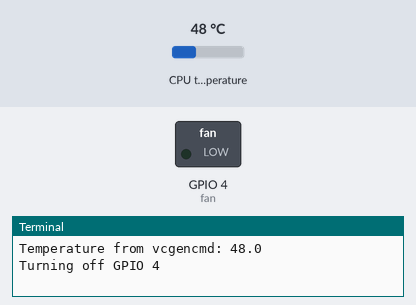
Recording of a program running on a simulated Raspberry Pi (BCM pin numbers). Shown: switched loads named in the program (green lamp = pin HIGH), the last lines printed to the terminal. The test bench sets the inputs (shaded band); at power-on: CPU temperature 48 °C.

Above: at 1.2 s.
1.3 s: CPU temperature set to 64 °C
7.3 s: CPU temperature set to 67 °C
At 11.3 s:
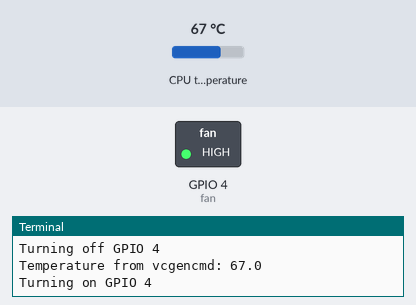
13.3 s: CPU temperature set to 31 °C
At 15.7 s:
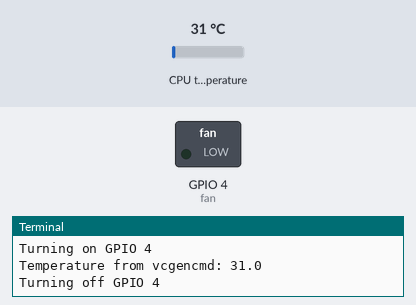
19.3 s: CPU temperature set to 71 °C
At 21.3 s:
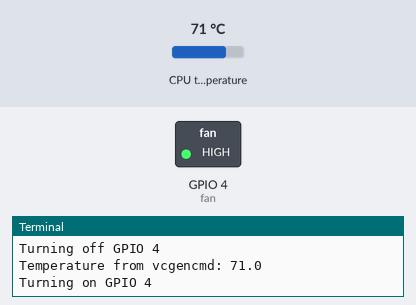
Timing chart, 0 to 22.8 s (numbered marks = the images above; inputs shaded):
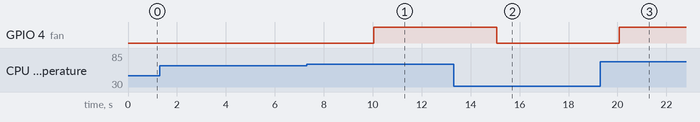

The program:

fan.py
```python
import os
from time import sleep
import signal
import sys
import RPi.GPIO as GPIO

GPIO.setmode(GPIO.BCM)
fan = 4
GPIO.setup(fan, GPIO.OUT)
while True:     # Loop forever

    # Read the current temperature
    temp = os.popen('vcgencmd measure_temp').readline()
    temp = float("".join(x for x in temp if x.isdigit() or x == '.'))
    print 'Temperature from vcgencmd: {}'.format(temp)

    # Control the fan
    if temp > 65:
        print 'Turning on GPIO 4'
        GPIO.output(fan, True)
    else:
        print 'Turning off GPIO 4'
        GPIO.output(fan, False)

    # Wait before the next iteration
    sleep(5)
```

Measured:
- the behaviour switches between 65 and 66 °C on CPU temperature (found by bisection; images 0 and 1)
- after the input at 7.3 s, GPIO 4 (fan): LOW → HIGH after 2.7 s
- after the input at 13.3 s, GPIO 4 (fan): HIGH → LOW after 1.8 s
- after the input at 19.3 s, GPIO 4 (fan): LOW → HIGH after 0.78 s
